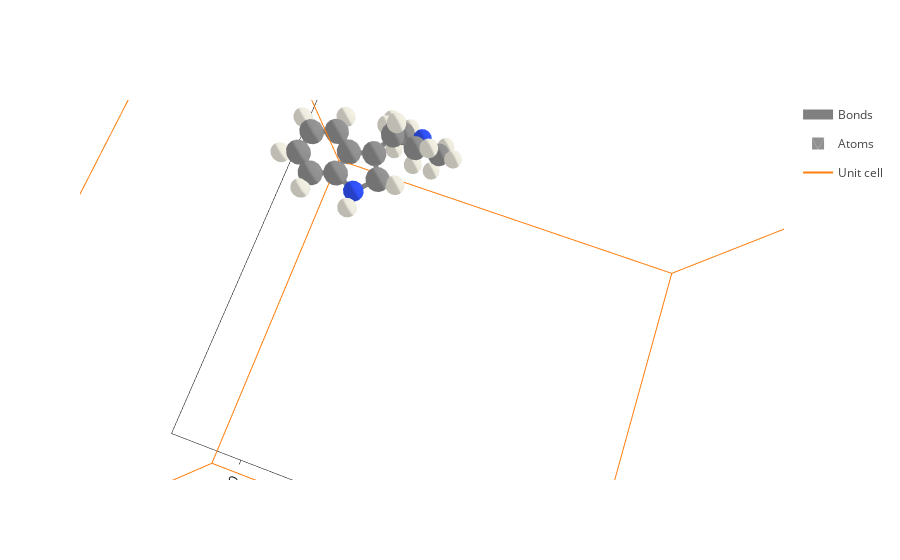

Notebook code for this chart:
### Code cell
molecula.plot()

### Figure 1 — Plotly figure (JSON) as saved in the notebook; plotly's stock layout.template omitted (floating-point values rounded to 4 significant figures; data arrays with more than 128 entries replaced by an {"elided": "..."} marker saying what was removed)
{"data": [{"line": {"color": "gray", "width": 10}, "meta": {}, "mode": "lines", "name": "Bonds", "opacity": 1, "type": "scatter3d", "x": {"elided": "609 float values"}, "y": {"elided": "609 float values"}, "z": {"elided": "609 float values"}}, {"alphahull": 0, "color": "#909090", "hovertemplate": "%{meta.position}", "legendgroup": "Atoms", "meta": {"meta": {"Atoms_i": 0}, "position": "(-1.01, 1.71, 0.00)"}, "name": "Atoms", "opacity": 1, "showlegend": true, "showscale": false, "type": "mesh3d", "x": {"elided": "225 float values"}, "y": {"elided": "225 float values"}, "z": {"elided": "225 float values"}}, {"alphahull": 0, "color": "#909090", "hovertemplate": "%{meta.position}", "legendgroup": "Atoms", "meta": {"meta": {"Atoms_i": 1}, "position": "(0.34, 2.43, 0.00)"}, "name": "Atoms", "opacity": 1, "showlegend": false, "showscale": false, "type": "mesh3d", "x": {"elided": "225 float values"}, "y": {"elided": "225 float values"}, "z": {"elided": "225 float values"}}, {"alphahull": 0, "color": "#3050F8", "hovertemplate": "%{meta.position}", "legendgroup": "Atoms", "meta": {"meta": {"Atoms_i": 2}, "position": "(1.41, 1.43, 0.02)"}, "name": "Atoms", "opacity": 1, "showlegend": false, "showscale": false, "type": "mesh3d", "x": {"elided": "225 float values"}, "y": {"elided": "225 float values"}, "z": {"elided": "225 float values"}}, {"alphahull": 0, "color": "#909090", "hovertemplate": "%{meta.position}", "legendgroup": "Atoms", "meta": {"meta": {"Atoms_i": 3}, "position": "(1.22, -1.19, -0.01)"}, "name": "Atoms", "opacity": 1, "showlegend": false, "showscale": false, "type": "mesh3d", "x": {"elided": "225 float values"}, "y": {"elided": "225 float values"}, "z": {"elided": "225 float values"}}, {"alphahull": 0, "color": "#909090", "hovertemplate": "%{meta.position}", "legendgroup": "Atoms", "meta": {"meta": {"Atoms_i": 4}, "position": "(0.32, -2.27, -0.01)"}, "name": "Atoms", "opacity": 1, "showlegend": false, "showscale": false, "type": "mesh3d", "x": {"elided": "225 float values"}, "y": {"elided": "225 float values"}, "z": {"elided": "225 float values"}}, {"alphahull": 0, "color": "#909090", "hovertemplate": "%{meta.position}", "legendgroup": "Atoms", "meta": {"meta": {"Atoms_i": 5}, "position": "(-1.06, -2.04, -0.01)"}, "name": "Atoms", "opacity": 1, "showlegend": false, "showscale": false, "type": "mesh3d", "x": {"elided": "225 float values"}, "y": {"elided": "225 float values"}, "z": {"elided": "225 float values"}}, {"alphahull": 0, "color": "#909090", "hovertemplate": "%{meta.position}", "legendgroup": "Atoms", "meta": {"meta": {"Atoms_i": 6}, "position": "(-1.54, -0.72, -0.00)"}, "name": "Atoms", "opacity": 1, "showlegend": false, "showscale": false, "type": "mesh3d", "x": {"elided": "225 float values"}, "y": {"elided": "225 float values"}, "z": {"elided": "225 float values"}}, {"alphahull": 0, "color": "#909090", "hovertemplate": "%{meta.position}", "legendgroup": "Atoms", "meta": {"meta": {"Atoms_i": 7}, "position": "(-0.63, 0.36, -0.00)"}, "name": "Atoms", "opacity": 1, "showlegend": false, "showscale": false, "type": "mesh3d", "x": {"elided": "225 float values"}, "y": {"elided": "225 float values"}, "z": {"elided": "225 float values"}}, {"alphahull": 0, "color": "#909090", "hovertemplate": "%{meta.position}", "legendgroup": "Atoms", "meta": {"meta": {"Atoms_i": 8}, "position": "(0.77, 0.13, 0.00)"}, "name": "Atoms", "opacity": 1, "showlegend": false, "showscale": false, "type": "mesh3d", "x": {"elided": "225 float values"}, "y": {"elided": "225 float values"}, "z": {"elided": "225 float values"}}, {"alphahull": 0, "color": "#909090", "hovertemplate": "%{meta.position}", "legendgroup": "Atoms", "meta": {"meta": {"Atoms_i": 9}, "position": "(-2.39, 2.30, 0.01)"}, "name": "Atoms", "opacity": 1, "showlegend": false, "showscale": false, "type": "mesh3d", "x": {"elided": "225 float values"}, "y": {"elided": "225 float values"}, "z": {"elided": "225 float values"}}, {"alphahull": 0, "color": "#EDEADE", "hovertemplate": "%{meta.position}", "legendgroup": "Atoms", "meta": {"meta": {"Atoms_i": 10}, "position": "(0.34, 3.43, 0.01)"}, "name": "Atoms", "opacity": 1, "showlegend": false, "showscale": false, "type": "mesh3d", "x": {"elided": "225 float values"}, "y": {"elided": "225 float values"}, "z": {"elided": "225 float values"}}, {"alphahull": 0, "color": "#EDEADE", "hovertemplate": "%{meta.position}", "legendgroup": "Atoms", "meta": {"meta": {"Atoms_i": 11}, "position": "(2.41, 1.45, 0.04)"}, "name": "Atoms", "opacity": 1, "showlegend": false, "showscale": false, "type": "mesh3d", "x": {"elided": "225 float values"}, "y": {"elided": "225 float values"}, "z": {"elided": "225 float values"}}, {"alphahull": 0, "color": "#EDEADE", "hovertemplate": "%{meta.position}", "legendgroup": "Atoms", "meta": {"meta": {"Atoms_i": 12}, "position": "(-2.53, -0.56, 0.00)"}, "name": "Atoms", "opacity": 1, "showlegend": false, "showscale": false, "type": "mesh3d", "x": {"elided": "225 float values"}, "y": {"elided": "225 float values"}, "z": {"elided": "225 float values"}}, {"alphahull": 0, "color": "#EDEADE", "hovertemplate": "%{meta.position}", "legendgroup": "Atoms", "meta": {"meta": {"Atoms_i": 13}, "position": "(-1.70, -2.81, -0.00)"}, "name": "Atoms", "opacity": 1, "showlegend": false, "showscale": false, "type": "mesh3d", "x": {"elided": "225 float values"}, "y": {"elided": "225 float values"}, "z": {"elided": "225 float values"}}, {"alphahull": 0, "color": "#EDEADE", "hovertemplate": "%{meta.position}", "legendgroup": "Atoms", "meta": {"meta": {"Atoms_i": 14}, "position": "(0.65, -3.21, -0.03)"}, "name": "Atoms", "opacity": 1, "showlegend": false, "showscale": false, "type": "mesh3d", "x": {"elided": "225 float values"}, "y": {"elided": "225 float values"}, "z": {"elided": "225 float values"}}, {"alphahull": 0, "color": "#EDEADE", "hovertemplate": "%{meta.position}", "legendgroup": "Atoms", "meta": {"meta": {"Atoms_i": 15}, "position": "(2.21, -1.38, -0.01)"}, "name": "Atoms", "opacity": 1, "showlegend": false, "showscale": false, "type": "mesh3d", "x": {"elided": "225 float values"}, "y": {"elided": "225 float values"}, "z": {"elided": "225 float values"}}, {"alphahull": 0, "color": "#909090", "hovertemplate": "%{meta.position}", "legendgroup": "Atoms", "meta": {"meta": {"Atoms_i": 16}, "position": "(-3.67, 2.35, -2.05)"}, "name": "Atoms", "opacity": 1, "showlegend": false, "showscale": false, "type": "mesh3d", "x": {"elided": "225 float values"}, "y": {"elided": "225 float values"}, "z": {"elided": "225 float values"}}, {"alphahull": 0, "color": "#909090", "hovertemplate": "%{meta.position}", "legendgroup": "Atoms", "meta": {"meta": {"Atoms_i": 17}, "position": "(-2.44, 3.57, -0.79)"}, "name": "Atoms", "opacity": 1, "showlegend": false, "showscale": false, "type": "mesh3d", "x": {"elided": "225 float values"}, "y": {"elided": "225 float values"}, "z": {"elided": "225 float values"}}, {"alphahull": 0, "color": "#909090", "hovertemplate": "%{meta.position}", "legendgroup": "Atoms", "meta": {"meta": {"Atoms_i": 18}, "position": "(-3.25, 4.75, -2.38)"}, "name": "Atoms", "opacity": 1, "showlegend": false, "showscale": false, "type": "mesh3d", "x": {"elided": "225 float values"}, "y": {"elided": "225 float values"}, "z": {"elided": "225 float values"}}, {"alphahull": 0, "color": "#3050F8", "hovertemplate": "%{meta.position}", "legendgroup": "Atoms", "meta": {"meta": {"Atoms_i": 19}, "position": "(-3.39, 3.65, -1.36)"}, "name": "Atoms", "opacity": 1, "showlegend": false, "showscale": false, "type": "mesh3d", "x": {"elided": "225 float values"}, "y": {"elided": "225 float values"}, "z": {"elided": "225 float values"}}, {"alphahull": 0, "color": "#EDEADE", "hovertemplate": "%{meta.position}", "legendgroup": "Atoms", "meta": {"meta": {"Atoms_i": 20}, "position": "(-3.93, 1.58, -1.30)"}, "name": "Atoms", "opacity": 1, "showlegend": false, "showscale": false, "type": "mesh3d", "x": {"elided": "225 float values"}, "y": {"elided": "225 float values"}, "z": {"elided": "225 float values"}}, {"alphahull": 0, "color": "#EDEADE", "hovertemplate": "%{meta.position}", "legendgroup": "Atoms", "meta": {"meta": {"Atoms_i": 21}, "position": "(-4.52, 2.44, -2.76)"}, "name": "Atoms", "opacity": 1, "showlegend": false, "showscale": false, "type": "mesh3d", "x": {"elided": "225 float values"}, "y": {"elided": "225 float values"}, "z": {"elided": "225 float values"}}, {"alphahull": 0, "color": "#EDEADE", "hovertemplate": "%{meta.position}", "legendgroup": "Atoms", "meta": {"meta": {"Atoms_i": 22}, "position": "(-2.78, 1.99, -2.61)"}, "name": "Atoms", "opacity": 1, "showlegend": false, "showscale": false, "type": "mesh3d", "x": {"elided": "225 float values"}, "y": {"elided": "225 float values"}, "z": {"elided": "225 float values"}}, {"alphahull": 0, "color": "#EDEADE", "hovertemplate": "%{meta.position}", "legendgroup": "Atoms", "meta": {"meta": {"Atoms_i": 23}, "position": "(-3.03, 5.71, -1.86)"}, "name": "Atoms", "opacity": 1, "showlegend": false, "showscale": false, "type": "mesh3d", "x": {"elided": "225 float values"}, "y": {"elided": "225 float values"}, "z": {"elided": "225 float values"}}, {"alphahull": 0, "color": "#EDEADE", "hovertemplate": "%{meta.position}", "legendgroup": "Atoms", "meta": {"meta": {"Atoms_i": 24}, "position": "(-2.42, 4.54, -3.08)"}, "name": "Atoms", "opacity": 1, "showlegend": false, "showscale": false, "type": "mesh3d", "x": {"elided": "225 float values"}, "y": {"elided": "225 float values"}, "z": {"elided": "225 float values"}}, {"alphahull": 0, "color": "#EDEADE", "hovertemplate": "%{meta.position}", "legendgroup": "Atoms", "meta": {"meta": {"Atoms_i": 25}, "position": "(-4.19, 4.89, -2.96)"}, "name": "Atoms", "opacity": 1, "showlegend": false, "showscale": false, "type": "mesh3d", "x": {"elided": "225 float values"}, "y": {"elided": "225 float values"}, "z": {"elided": "225 float values"}}, {"alphahull": 0, "color": "#EDEADE", "hovertemplate": "%{meta.position}", "legendgroup": "Atoms", "meta": {"meta": {"Atoms_i": 26}, "position": "(-3.03, 1.64, -0.39)"}, "name": "Atoms", "opacity": 1, "showlegend": false, "showscale": false, "type": "mesh3d", "x": {"elided": "225 float values"}, "y": {"elided": "225 float values"}, "z": {"elided": "225 float values"}}, {"alphahull": 0, "color": "#EDEADE", "hovertemplate": "%{meta.position}", "legendgroup": "Atoms", "meta": {"meta": {"Atoms_i": 27}, "position": "(-2.66, 2.49, 0.95)"}, "name": "Atoms", "opacity": 1, "showlegend": false, "showscale": false, "type": "mesh3d", "x": {"elided": "225 float values"}, "y": {"elided": "225 float values"}, "z": {"elided": "225 float values"}}, {"alphahull": 0, "color": "#EDEADE", "hovertemplate": "%{meta.position}", "legendgroup": "Atoms", "meta": {"meta": {"Atoms_i": 28}, "position": "(-2.44, 4.41, -0.25)"}, "name": "Atoms", "opacity": 1, "showlegend": false, "showscale": false, "type": "mesh3d", "x": {"elided": "225 float values"}, "y": {"elided": "225 float values"}, "z": {"elided": "225 float values"}}, {"alphahull": 0, "color": "#EDEADE", "hovertemplate": "%{meta.position}", "legendgroup": "Atoms", "meta": {"meta": {"Atoms_i": 29}, "position": "(-1.75, 3.64, -1.51)"}, "name": "Atoms", "opacity": 1, "showlegend": false, "showscale": false, "type": "mesh3d", "x": {"elided": "225 float values"}, "y": {"elided": "225 float values"}, "z": {"elided": "225 float values"}}, {"meta": {}, "mode": "lines", "name": "Unit cell", "type": "scatter3d", "x": [0.0, 0.0, 16.93, 16.93, 0.0, 0.0, NaN, 0.0, 0.0, 0.0, 16.93, 16.93, 0.0, NaN, 16.93, 16.93, NaN, 16.93, 16.93], "y": [0.0, 18.92, 18.92, 18.92, 18.92, 18.92, NaN, 18.92, 0.0, 0.0, 0.0, 0.0, 0.0, NaN, 18.92, 0.0, NaN, 18.92, 0.0], "z": [0.0, 0.0, 0.0, 14.03, 14.03, 0.0, NaN, 14.03, 14.03, 0.0, 0.0, 14.03, 14.03, NaN, 0.0, 0.0, NaN, 14.03, 14.03]}], "layout": {"autosize": true, "scene": {"aspectmode": "data", "aspectratio": {"x": 1.065, "y": 1.098, "z": 0.8554}, "camera": {"center": {"x": 0, "y": 0, "z": 0}, "eye": {"x": 0.1352, "y": 0.04843, "z": 0.8451}, "projection": {"type": "perspective"}, "up": {"x": 0, "y": 0, "z": 1}}, "xaxis": {"title": {"text": "X axis [Ang]"}, "type": "linear"}, "yaxis": {"title": {"text": "Y axis [Ang]"}, "type": "linear"}, "zaxis": {"title": {"text": "Z axis [Ang]"}, "type": "linear"}}, "xaxis": {"scaleanchor": "y", "scaleratio": 1, "title": {"text": "X axis [Ang]"}}, "yaxis": {"title": {"text": "Y axis [Ang]"}}}}
